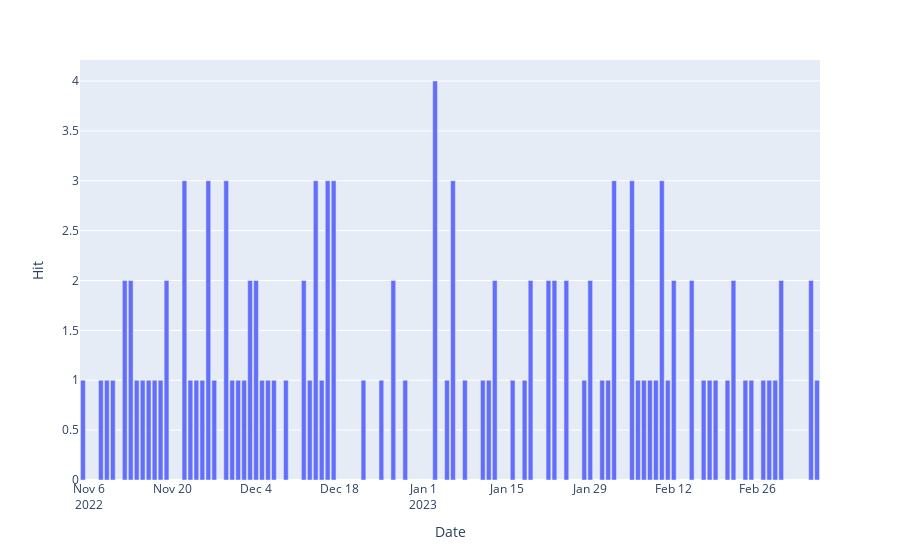

Write notebook code for a chart like this one.
### Markdown cell above
## 2. Result

### Code cell
fig = px.bar(mult_hits, x='Date', y='Hit')
fig.show()
